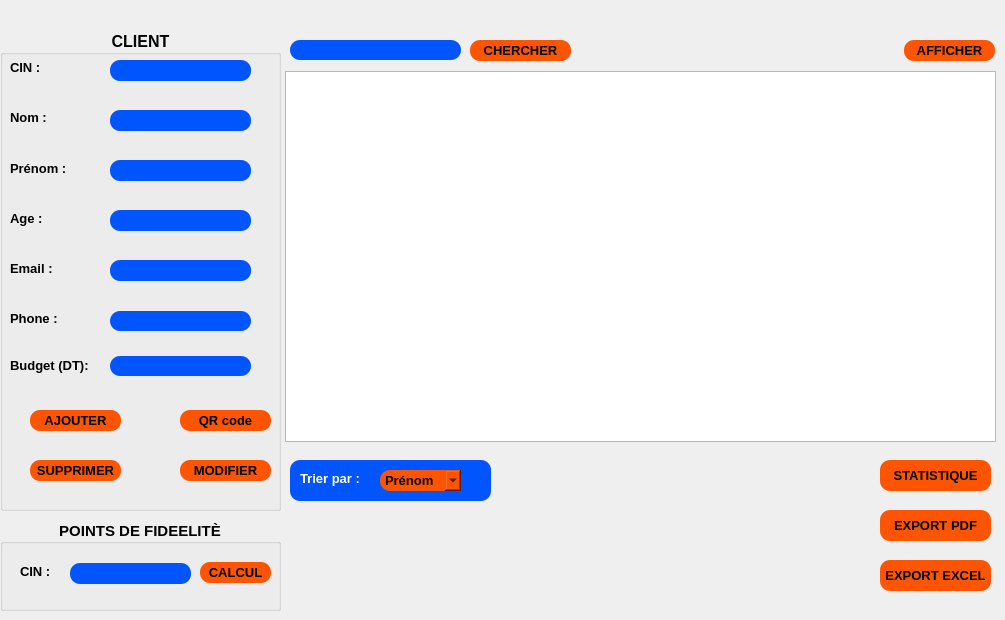
   <widget class="QWidget" name="tab_10">
    <attribute name="title">
     <string>Client</string>
    </attribute>
    <widget class="QLabel" name="label_19">
     <property name="geometry">
      <rect>
       <x>530</x>
       <y>490</y>
       <width>161</width>
       <height>111</height>
      </rect>
     </property>
     <property name="text">
      <string/>
     </property>
    </widget>
    <widget class="QPushButton" name="pushButton_stat">
     <property name="geometry">
      <rect>
       <x>880</x>
       <y>460</y>
       <width>111</width>
       <height>31</height>
      </rect>
     </property>
     <property name="font">
      <font>
       <pointsize>10</pointsize>
       <weight>75</weight>
       <bold>true</bold>
      </font>
     </property>
     <property name="styleSheet">
      <string notr="true">QPushButton{
color: rgb(0, 0, 0);
background-color: rgb(255, 85, 0);
border-radius:10px;
}
QPushButton:hover{

color:rgb(255, 85, 0);
background-color: rgb(0, 0, 0);
}</string>
     </property>
     <property name="text">
      <string>STATISTIQUE</string>
     </property>
    </widget>
    <widget class="QGroupBox" name="groupBox_3">
     <property name="geometry">
      <rect>
       <x>0</x>
       <y>520</y>
       <width>281</width>
       <height>91</height>
      </rect>
     </property>
     <property name="font">
      <font>
       <pointsize>11</pointsize>
       <weight>75</weight>
       <bold>true</bold>
      </font>
     </property>
     <property name="styleSheet">
      <string notr="true"/>
     </property>
     <property name="title">
      <string>POINTS DE FIDEELITÈ</string>
     </property>
     <property name="alignment">
      <set>Qt::AlignCenter</set>
     </property>
     <widget class="QLabel" name="label_28">
      <property name="geometry">
       <rect>
        <x>20</x>
        <y>41</y>
        <width>47</width>
        <height>20</height>
       </rect>
      </property>
      <property name="font">
       <font>
        <pointsize>10</pointsize>
        <weight>75</weight>
        <bold>true</bold>
       </font>
      </property>
      <property name="text">
       <string>CIN :</string>
      </property>
     </widget>
     <widget class="QLineEdit" name="lineEdit_cinfidele_2">
      <property name="geometry">
       <rect>
        <x>70</x>
        <y>43</y>
        <width>121</width>
        <height>21</height>
       </rect>
      </property>
      <property name="font">
       <font>
        <pointsize>9</pointsize>
        <weight>75</weight>
        <bold>true</bold>
       </font>
      </property>
      <property name="styleSheet">
       <string notr="true">color: rgb(255,255,255);
background-color: rgb(0, 85, 255);
border-radius:10px;</string>
      </property>
     </widget>
     <widget class="QPushButton" name="pushButton_calcul_2">
      <property name="geometry">
       <rect>
        <x>200</x>
        <y>42</y>
        <width>71</width>
        <height>21</height>
       </rect>
      </property>
      <property name="font">
       <font>
        <pointsize>10</pointsize>
        <weight>75</weight>
        <bold>true</bold>
       </font>
      </property>
      <property name="styleSheet">
       <string notr="true">QPushButton{
color: rgb(0, 0, 0);
background-color: rgb(255, 85, 0);
border-radius:10px;
}
QPushButton:hover{

color:rgb(255, 85, 0);
background-color: rgb(0, 0, 0);
}</string>
      </property>
      <property name="text">
       <string>CALCUL</string>
      </property>
     </widget>
    </widget>
    <widget class="QPushButton" name="pushButton_excel">
     <property name="geometry">
      <rect>
       <x>880</x>
       <y>560</y>
       <width>111</width>
       <height>31</height>
      </rect>
     </property>
     <property name="font">
      <font>
       <pointsize>10</pointsize>
       <weight>75</weight>
       <bold>true</bold>
      </font>
     </property>
     <property name="styleSheet">
      <string notr="true">QPushButton{
color: rgb(0, 0, 0);
background-color: rgb(255, 85, 0);
border-radius:10px;
}
QPushButton:hover{

color:rgb(255, 85, 0);
background-color: rgb(0, 0, 0);
}</string>
     </property>
     <property name="text">
      <string>EXPORT EXCEL</string>
     </property>
    </widget>
    <widget class="QGroupBox" name="groupBox">
     <property name="geometry">
      <rect>
       <x>0</x>
       <y>30</y>
       <width>281</width>
       <height>481</height>
      </rect>
     </property>
     <property name="font">
      <font>
       <pointsize>12</pointsize>
       <weight>75</weight>
       <bold>true</bold>
      </font>
     </property>
     <property name="styleSheet">
      <string notr="true"/>
     </property>
     <property name="title">
      <string>CLIENT</string>
     </property>
     <property name="alignment">
      <set>Qt::AlignCenter</set>
     </property>
     <widget class="QLabel" name="label_29">
      <property name="geometry">
       <rect>
        <x>10</x>
        <y>80</y>
        <width>47</width>
        <height>14</height>
       </rect>
      </property>
      <property name="font">
       <font>
        <pointsize>10</pointsize>
        <weight>75</weight>
        <bold>true</bold>
       </font>
      </property>
      <property name="text">
       <string>Nom :</string>
      </property>
     </widget>
     <widget class="QLabel" name="label_30">
      <property name="geometry">
       <rect>
        <x>10</x>
        <y>130</y>
        <width>61</width>
        <height>16</height>
       </rect>
      </property>
      <property name="font">
       <font>
        <pointsize>10</pointsize>
        <weight>75</weight>
        <bold>true</bold>
       </font>
      </property>
      <property name="text">
       <string>Prénom :</string>
      </property>
     </widget>
     <widget class="QLabel" name="label_31">
      <property name="geometry">
       <rect>
        <x>10</x>
        <y>30</y>
        <width>47</width>
        <height>14</height>
       </rect>
      </property>
      <property name="font">
       <font>
        <pointsize>10</pointsize>
        <weight>75</weight>
        <bold>true</bold>
       </font>
      </property>
      <property name="focusPolicy">
       <enum>Qt::NoFocus</enum>
      </property>
      <property name="styleSheet">
       <string notr="true"/>
      </property>
      <property name="text">
       <string>CIN :</string>
      </property>
     </widget>
     <widget class="QLabel" name="label_32">
      <property name="geometry">
       <rect>
        <x>10</x>
        <y>180</y>
        <width>47</width>
        <height>16</height>
       </rect>
      </property>
      <property name="font">
       <font>
        <pointsize>10</pointsize>
        <weight>75</weight>
        <bold>true</bold>
       </font>
      </property>
      <property name="text">
       <string>Age :</string>
      </property>
     </widget>
     <widget class="QLabel" name="label_33">
      <property name="geometry">
       <rect>
        <x>10</x>
        <y>230</y>
        <width>51</width>
        <height>16</height>
       </rect>
      </property>
      <property name="font">
       <font>
        <pointsize>10</pointsize>
        <weight>75</weight>
        <bold>true</bold>
       </font>
      </property>
      <property name="text">
       <string>Email :</string>
      </property>
     </widget>
     <widget class="QLabel" name="label_34">
      <property name="geometry">
       <rect>
        <x>10</x>
        <y>280</y>
        <width>51</width>
        <height>16</height>
       </rect>
      </property>
      <property name="font">
       <font>
        <pointsize>10</pointsize>
        <weight>75</weight>
        <bold>true</bold>
       </font>
      </property>
      <property name="text">
       <string>Phone :</string>
      </property>
     </widget>
     <widget class="QLineEdit" name="lineEdit_nom_2">
      <property name="geometry">
       <rect>
        <x>110</x>
        <y>80</y>
        <width>141</width>
        <height>21</height>
       </rect>
      </property>
      <property name="font">
       <font>
        <pointsize>9</pointsize>
        <weight>75</weight>
        <bold>true</bold>
       </font>
      </property>
      <property name="styleSheet">
       <string notr="true">color: rgb(255,255,255);
background-color: rgb(0, 85, 255);
border-radius:10px;</string>
      </property>
      <property name="dragEnabled">
       <bool>false</bool>
      </property>
     </widget>
     <widget class="QLineEdit" name="lineEdit_prenom_2">
      <property name="geometry">
       <rect>
        <x>110</x>
        <y>130</y>
        <width>141</width>
        <height>21</height>
       </rect>
      </property>
      <property name="font">
       <font>
        <pointsize>9</pointsize>
        <weight>75</weight>
        <bold>true</bold>
       </font>
      </property>
      <property name="styleSheet">
       <string notr="true">color: rgb(255,255,255);
background-color: rgb(0, 85, 255);
border-radius:10px;</string>
      </property>
     </widget>
     <widget class="QLineEdit" name="lineEdit_cin_2">
      <property name="geometry">
       <rect>
        <x>110</x>
        <y>30</y>
        <width>141</width>
        <height>21</height>
       </rect>
      </property>
      <property name="font">
       <font>
        <pointsize>9</pointsize>
        <weight>75</weight>
        <bold>true</bold>
       </font>
      </property>
      <property name="styleSheet">
       <string notr="true">color: rgb(255,255,255);
background-color: rgb(0, 85, 255);
border-radius:10px;</string>
      </property>
      <property name="dragEnabled">
       <bool>false</bool>
      </property>
     </widget>
     <widget class="QLineEdit" name="lineEdit_email_2">
      <property name="geometry">
       <rect>
        <x>110</x>
        <y>230</y>
        <width>141</width>
        <height>21</height>
       </rect>
      </property>
      <property name="font">
       <font>
        <pointsize>9</pointsize>
        <weight>75</weight>
        <bold>true</bold>
       </font>
      </property>
      <property name="styleSheet">
       <string notr="true">color: rgb(255,255,255);
background-color: rgb(0, 85, 255);
border-radius:10px;</string>
      </property>
     </widget>
     <widget class="QLineEdit" name="lineEdit_phone_2">
      <property name="geometry">
       <rect>
        <x>110</x>
        <y>281</y>
        <width>141</width>
        <height>20</height>
       </rect>
      </property>
      <property name="font">
       <font>
        <pointsize>9</pointsize>
        <weight>75</weight>
        <bold>true</bold>
       </font>
      </property>
      <property name="styleSheet">
       <string notr="true">color: rgb(255,255,255);
background-color: rgb(0, 85, 255);
border-radius:10px;</string>
      </property>
     </widget>
     <widget class="QLineEdit" name="lineEdit_age_2">
      <property name="geometry">
       <rect>
        <x>110</x>
        <y>180</y>
        <width>141</width>
        <height>21</height>
       </rect>
      </property>
      <property name="font">
       <font>
        <pointsize>9</pointsize>
        <weight>75</weight>
        <bold>true</bold>
       </font>
      </property>
      <property name="styleSheet">
       <string notr="true">color: rgb(255,255,255);
background-color: rgb(0, 85, 255);
border-radius:10px;</string>
      </property>
     </widget>
     <widget class="QLabel" name="label_35">
      <property name="geometry">
       <rect>
        <x>10</x>
        <y>320</y>
        <width>91</width>
        <height>31</height>
       </rect>
      </property>
      <property name="font">
       <font>
        <pointsize>10</pointsize>
        <weight>75</weight>
        <bold>true</bold>
       </font>
      </property>
      <property name="text">
       <string>Budget (DT):</string>
      </property>
     </widget>
     <widget class="QLineEdit" name="lineEdit_budget_2">
      <property name="geometry">
       <rect>
        <x>110</x>
        <y>326</y>
        <width>141</width>
        <height>20</height>
       </rect>
      </property>
      <property name="font">
       <font>
        <pointsize>9</pointsize>
        <weight>75</weight>
        <bold>true</bold>
       </font>
      </property>
      <property name="styleSheet">
       <string notr="true">color: rgb(255,255,255);
background-color: rgb(0, 85, 255);
border-radius:10px;</string>
      </property>
     </widget>
     <widget class="QPushButton" name="pushButton_ajouter_2">
      <property name="geometry">
       <rect>
        <x>30</x>
        <y>380</y>
        <width>91</width>
        <height>21</height>
       </rect>
      </property>
      <property name="font">
       <font>
        <pointsize>10</pointsize>
        <weight>75</weight>
        <bold>true</bold>
       </font>
      </property>
      <property name="styleSheet">
       <string notr="true">QPushButton{
color: rgb(0, 0, 0);
background-color: rgb(255, 85, 0);
border-radius:10px;
}
QPushButton:hover{

color:rgb(255, 85, 0);
background-color: rgb(0, 0, 0);
}</string>
      </property>
      <property name="text">
       <string>AJOUTER</string>
      </property>
     </widget>
     <widget class="QPushButton" name="pushButton_modifier_2">
      <property name="geometry">
       <rect>
        <x>180</x>
        <y>430</y>
        <width>91</width>
        <height>21</height>
       </rect>
      </property>
      <property name="font">
       <font>
        <pointsize>10</pointsize>
        <weight>75</weight>
        <bold>true</bold>
       </font>
      </property>
      <property name="styleSheet">
       <string notr="true">QPushButton{
color: rgb(0, 0, 0);
background-color: rgb(255, 85, 0);
border-radius:10px;
}
QPushButton:hover{

color:rgb(255, 85, 0);
background-color: rgb(0, 0, 0);
}</string>
      </property>
      <property name="text">
       <string>MODIFIER</string>
      </property>
     </widget>
     <widget class="QPushButton" name="pushButton_supprimer_2">
      <property name="geometry">
       <rect>
        <x>30</x>
        <y>430</y>
        <width>91</width>
        <height>21</height>
       </rect>
      </property>
      <property name="font">
       <font>
        <pointsize>10</pointsize>
        <weight>75</weight>
        <bold>true</bold>
       </font>
      </property>
      <property name="styleSheet">
       <string notr="true">QPushButton{
color: rgb(0, 0, 0);
background-color: rgb(255, 85, 0);
border-radius:10px;
}
QPushButton:hover{

color:rgb(255, 85, 0);
background-color: rgb(0, 0, 0);
}</string>
      </property>
      <property name="text">
       <string>SUPPRIMER</string>
      </property>
     </widget>
     <widget class="QPushButton" name="pushButton_qr_2">
      <property name="geometry">
       <rect>
        <x>180</x>
        <y>380</y>
        <width>91</width>
        <height>21</height>
       </rect>
      </property>
      <property name="font">
       <font>
        <pointsize>10</pointsize>
        <weight>75</weight>
        <bold>true</bold>
       </font>
      </property>
      <property name="styleSheet">
       <string notr="true">QPushButton{
color: rgb(0, 0, 0);
background-color: rgb(255, 85, 0);
border-radius:10px;
}
QPushButton:hover{

color:rgb(255, 85, 0);
background-color: rgb(0, 0, 0);
}</string>
      </property>
      <property name="text">
       <string>QR code</string>
      </property>
     </widget>
    </widget>
    <widget class="QTableView" name="tableView">
     <property name="geometry">
      <rect>
       <x>285</x>
       <y>71</y>
       <width>711</width>
       <height>371</height>
      </rect>
     </property>
     <property name="styleSheet">
      <string notr="true"/>
     </property>
    </widget>
    <widget class="QPushButton" name="pushButton_pdf">
     <property name="geometry">
      <rect>
       <x>880</x>
       <y>510</y>
       <width>111</width>
       <height>31</height>
      </rect>
     </property>
     <property name="font">
      <font>
       <pointsize>10</pointsize>
       <weight>75</weight>
       <bold>true</bold>
      </font>
     </property>
     <property name="styleSheet">
      <string notr="true">QPushButton{
color: rgb(0, 0, 0);
background-color: rgb(255, 85, 0);
border-radius:10px;
}
QPushButton:hover{

color:rgb(255, 85, 0);
background-color: rgb(0, 0, 0);
}</string>
     </property>
     <property name="text">
      <string>EXPORT PDF</string>
     </property>
    </widget>
    <widget class="QPushButton" name="pushButton_afficher">
     <property name="geometry">
      <rect>
       <x>904</x>
       <y>40</y>
       <width>91</width>
       <height>21</height>
      </rect>
     </property>
     <property name="font">
      <font>
       <pointsize>10</pointsize>
       <weight>75</weight>
       <bold>true</bold>
      </font>
     </property>
     <property name="styleSheet">
      <string notr="true">QPushButton{
color: rgb(0, 0, 0);
background-color: rgb(255, 85, 0);
border-radius:10px;
}
QPushButton:hover{

color:rgb(255, 85, 0);
background-color: rgb(0, 0, 0);
}</string>
     </property>
     <property name="text">
      <string>AFFICHER</string>
     </property>
    </widget>
    <widget class="QPushButton" name="pushButton_chercher">
     <property name="geometry">
      <rect>
       <x>470</x>
       <y>40</y>
       <width>101</width>
       <height>21</height>
      </rect>
     </property>
     <property name="font">
      <font>
       <pointsize>10</pointsize>
       <weight>75</weight>
       <bold>true</bold>
      </font>
     </property>
     <property name="styleSheet">
      <string notr="true">QPushButton{
color: rgb(0, 0, 0);
background-color: rgb(255, 85, 0);
border-radius:10px;
}
QPushButton:hover{

color:rgb(255, 85, 0);
background-color: rgb(0, 0, 0);
}</string>
     </property>
     <property name="text">
      <string>CHERCHER</string>
     </property>
    </widget>
    <widget class="QLineEdit" name="lineEdit_chercher_3">
     <property name="geometry">
      <rect>
       <x>290</x>
       <y>40</y>
       <width>171</width>
       <height>20</height>
      </rect>
     </property>
     <property name="font">
      <font>
       <family>MS Shell Dlg 2</family>
       <pointsize>9</pointsize>
       <weight>9</weight>
       <italic>false</italic>
       <bold>false</bold>
      </font>
     </property>
     <property name="styleSheet">
      <string notr="true">color: rgb(255,255,255);
font: 75 9pt &quot;MS Shell Dlg 2&quot;;
background-color: rgb(0, 85, 255);
border-radius:10px;</string>
     </property>
    </widget>
    <widget class="QGroupBox" name="groupBox_2">
     <property name="geometry">
      <rect>
       <x>290</x>
       <y>460</y>
       <width>201</width>
       <height>41</height>
      </rect>
     </property>
     <property name="styleSheet">
      <string notr="true">color: rgb(255,255,255);
background-color: rgb(0, 85, 255);
border-radius:10px;</string>
     </property>
     <property name="title">
      <string/>
     </property>
     <widget class="QComboBox" name="comboBox">
      <property name="geometry">
       <rect>
        <x>90</x>
        <y>10</y>
        <width>81</width>
        <height>21</height>
       </rect>
      </property>
      <property name="font">
       <font>
        <pointsize>10</pointsize>
        <weight>75</weight>
        <bold>true</bold>
       </font>
      </property>
      <property name="styleSheet">
       <string notr="true">QComboBox{
color: rgb(0, 0, 0);
background-color: rgb(255, 85, 0);
border-radius:10px;
}
</string>
      </property>
      <item>
       <property name="text">
        <string>Prénom</string>
       </property>
      </item>
      <item>
       <property name="text">
        <string>Nom</string>
       </property>
      </item>
      <item>
       <property name="text">
        <string>Age</string>
       </property>
      </item>
     </widget>
     <widget class="QLabel" name="label_36">
      <property name="geometry">
       <rect>
        <x>10</x>
        <y>10</y>
        <width>71</width>
        <height>16</height>
       </rect>
      </property>
      <property name="font">
       <font>
        <pointsize>10</pointsize>
        <weight>75</weight>
        <bold>true</bold>
       </font>
      </property>
      <property name="styleSheet">
       <string notr="true"/>
      </property>
      <property name="text">
       <string>Trier par :</string>
      </property>
     </widget>
    </widget>
   </widget>
